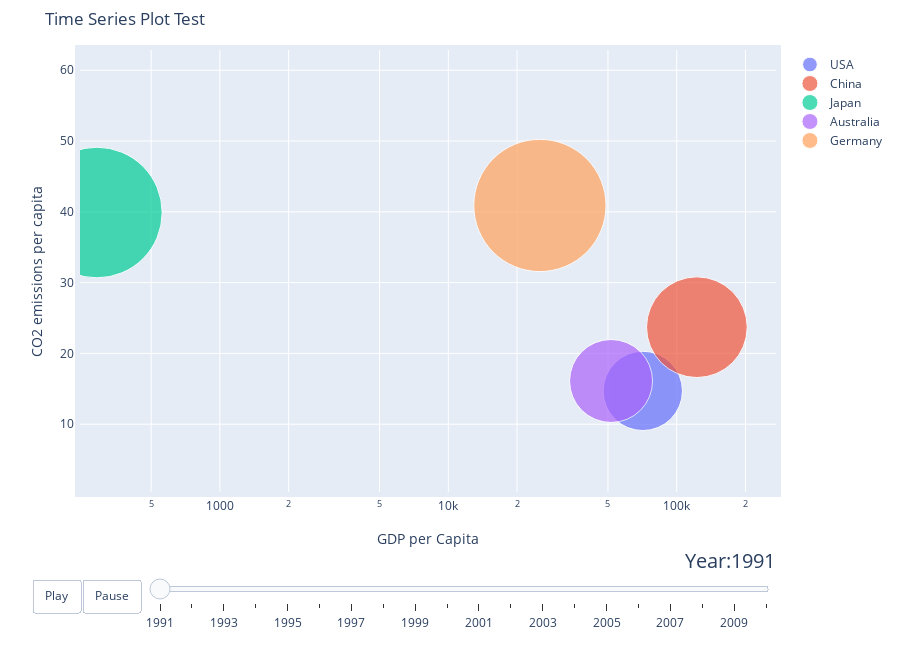

The cell this chart's notebook holds for it:
### Markdown cell above
## Using `bubbly.bubbleplot`

### Code cell
from bubbly.bubbly import bubbleplot
from plotly.offline import iplot

figure = bubbleplot(dataset=df, x_column='gdp', y_column='co2', 
    bubble_column='country', time_column='year', size_column='co2', color_column='country', 
    x_title="GDP per Capita", y_title="CO2 emissions per capita",
                    title='Time Series Plot Test',
                    x_logscale=True, scale_bubble=3, height=650)

iplot(figure)

### Figure 1 — Plotly figure (JSON) as saved in the notebook; plotly's stock layout.template omitted (floating-point values rounded to 4 significant figures)
{"data": [{"marker": {"size": [14.7], "sizemode": "area", "sizeref": 0.004677}, "mode": "markers", "name": "USA", "text": ["USA"], "type": "scatter", "x": [71050.0], "y": [14.7]}, {"marker": {"size": [23.7], "sizemode": "area", "sizeref": 0.004677}, "mode": "markers", "name": "China", "text": ["China"], "type": "scatter", "x": [122500.0], "y": [23.7]}, {"marker": {"size": [39.9], "sizemode": "area", "sizeref": 0.004677}, "mode": "markers", "name": "Japan", "text": ["Japan"], "type": "scatter", "x": [289.4], "y": [39.9]}, {"marker": {"size": [16.1], "sizemode": "area", "sizeref": 0.004677}, "mode": "markers", "name": "Australia", "text": ["Australia"], "type": "scatter", "x": [51580.0], "y": [16.1]}, {"marker": {"size": [40.9], "sizemode": "area", "sizeref": 0.004677}, "mode": "markers", "name": "Germany", "text": ["Germany"], "type": "scatter", "x": [25180.0], "y": [40.9]}], "layout": {"height": 650, "hovermode": "closest", "margin": {"b": 50, "pad": 5, "t": 50}, "showlegend": true, "sliders": [{"active": 0, "currentvalue": {"font": {"size": 20}, "prefix": "Year:", "visible": true, "xanchor": "right"}, "len": 0.9, "pad": {"b": 10, "t": 50}, "steps": [{"args": [[1991], {"frame": {"duration": 300, "redraw": false}, "mode": "immediate", "transition": {"duration": 300}}], "label": "1991", "method": "animate"}, {"args": [[1992], {"frame": {"duration": 300, "redraw": false}, "mode": "immediate", "transition": {"duration": 300}}], "label": "1992", "method": "animate"}, {"args": [[1993], {"frame": {"duration": 300, "redraw": false}, "mode": "immediate", "transition": {"duration": 300}}], "label": "1993", "method": "animate"}, {"args": [[1994], {"frame": {"duration": 300, "redraw": false}, "mode": "immediate", "transition": {"duration": 300}}], "label": "1994", "method": "animate"}, {"args": [[1995], {"frame": {"duration": 300, "redraw": false}, "mode": "immediate", "transition": {"duration": 300}}], "label": "1995", "method": "animate"}, {"args": [[1996], {"frame": {"duration": 300, "redraw": false}, "mode": "immediate", "transition": {"duration": 300}}], "label": "1996", "method": "animate"}, {"args": [[1997], {"frame": {"duration": 300, "redraw": false}, "mode": "immediate", "transition": {"duration": 300}}], "label": "1997", "method": "animate"}, {"args": [[1998], {"frame": {"duration": 300, "redraw": false}, "mode": "immediate", "transition": {"duration": 300}}], "label": "1998", "method": "animate"}, {"args": [[1999], {"frame": {"duration": 300, "redraw": false}, "mode": "immediate", "transition": {"duration": 300}}], "label": "1999", "method": "animate"}, {"args": [[2000], {"frame": {"duration": 300, "redraw": false}, "mode": "immediate", "transition": {"duration": 300}}], "label": "2000", "method": "animate"}, {"args": [[2001], {"frame": {"duration": 300, "redraw": false}, "mode": "immediate", "transition": {"duration": 300}}], "label": "2001", "method": "animate"}, {"args": [[2002], {"frame": {"duration": 300, "redraw": false}, "mode": "immediate", "transition": {"duration": 300}}], "label": "2002", "method": "animate"}, {"args": [[2003], {"frame": {"duration": 300, "redraw": false}, "mode": "immediate", "transition": {"duration": 300}}], "label": "2003", "method": "animate"}, {"args": [[2004], {"frame": {"duration": 300, "redraw": false}, "mode": "immediate", "transition": {"duration": 300}}], "label": "2004", "method": "animate"}, {"args": [[2005], {"frame": {"duration": 300, "redraw": false}, "mode": "immediate", "transition": {"duration": 300}}], "label": "2005", "method": "animate"}, {"args": [[2006], {"frame": {"duration": 300, "redraw": false}, "mode": "immediate", "transition": {"duration": 300}}], "label": "2006", "method": "animate"}, {"args": [[2007], {"frame": {"duration": 300, "redraw": false}, "mode": "immediate", "transition": {"duration": 300}}], "label": "2007", "method": "animate"}, {"args": [[2008], {"frame": {"duration": 300, "redraw": false}, "mode": "immediate", "transition": {"duration": 300}}], "label": "2008", "method": "animate"}, {"args": [[2009], {"frame": {"duration": 300, "redraw": false}, "mode": "immediate", "transition": {"duration": 300}}], "label": "2009", "method": "animate"}, {"args": [[2010], {"frame": {"duration": 300, "redraw": false}, "mode": "immediate", "transition": {"duration": 300}}], "label": "2010", "method": "animate"}], "transition": {"duration": 300, "easing": "cubic-in-out"}, "x": 0.1, "xanchor": "left", "y": 0, "yanchor": "top"}], "title": {"text": "Time Series Plot Test"}, "updatemenus": [{"buttons": [{"args": [null, {"frame": {"duration": 500, "redraw": false}, "fromcurrent": true, "transition": {"duration": 300, "easing": "quadratic-in-out"}}], "label": "Play", "method": "animate"}, {"args": [[null], {"frame": {"duration": 0, "redraw": false}, "mode": "immediate", "transition": {"duration": 0}}], "label": "Pause", "method": "animate"}], "direction": "left", "pad": {"r": 10, "t": 87}, "showactive": false, "type": "buttons", "x": 0.1, "xanchor": "right", "y": 0, "yanchor": "top"}], "xaxis": {"autorange": false, "range": [2.388, 5.435], "title": {"text": "GDP per Capita"}, "type": "log"}, "yaxis": {"autorange": false, "range": [0.42, 62.86], "title": {"text": "CO2 emissions per capita"}}}}
